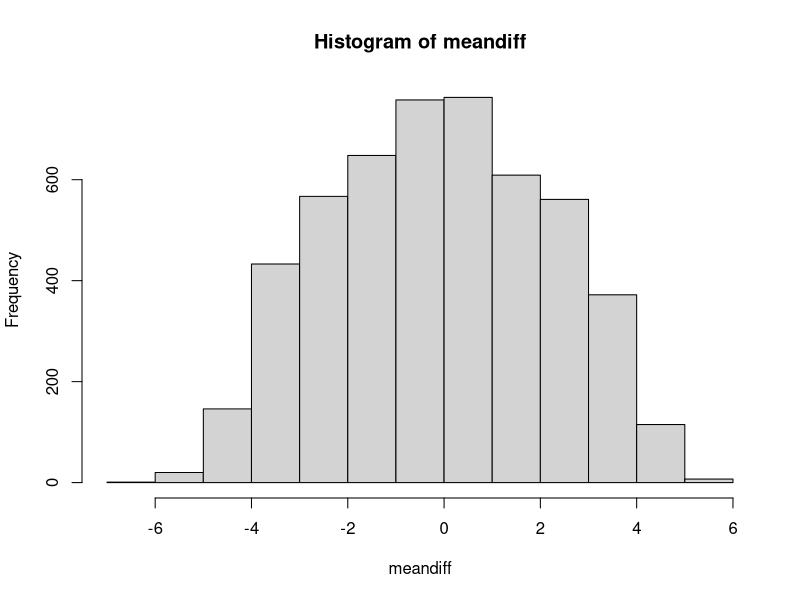
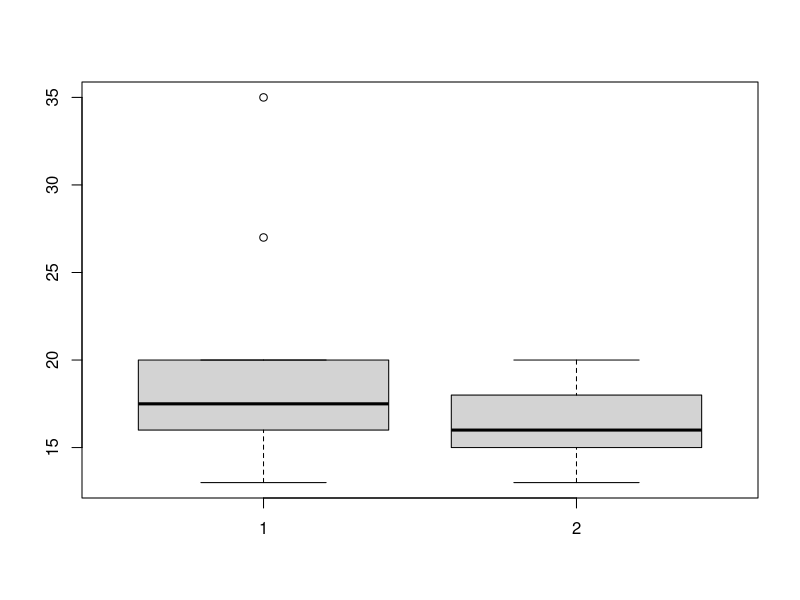
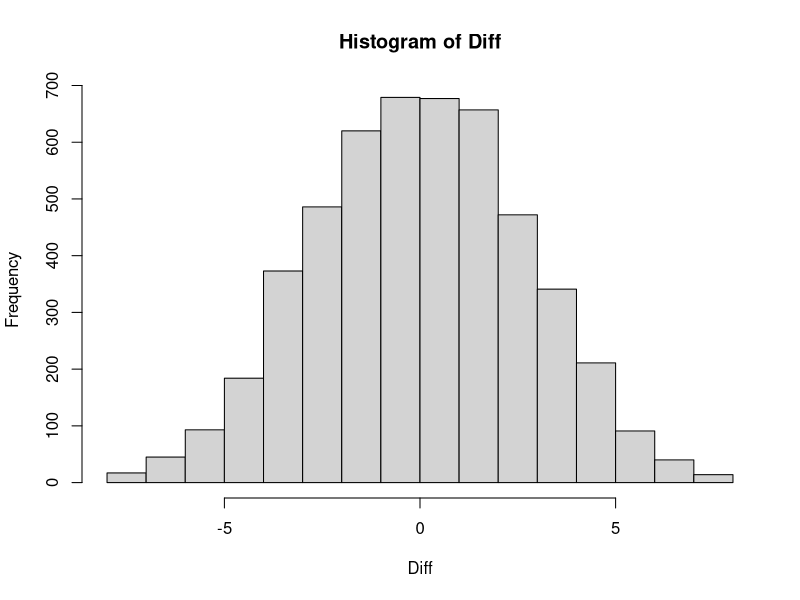
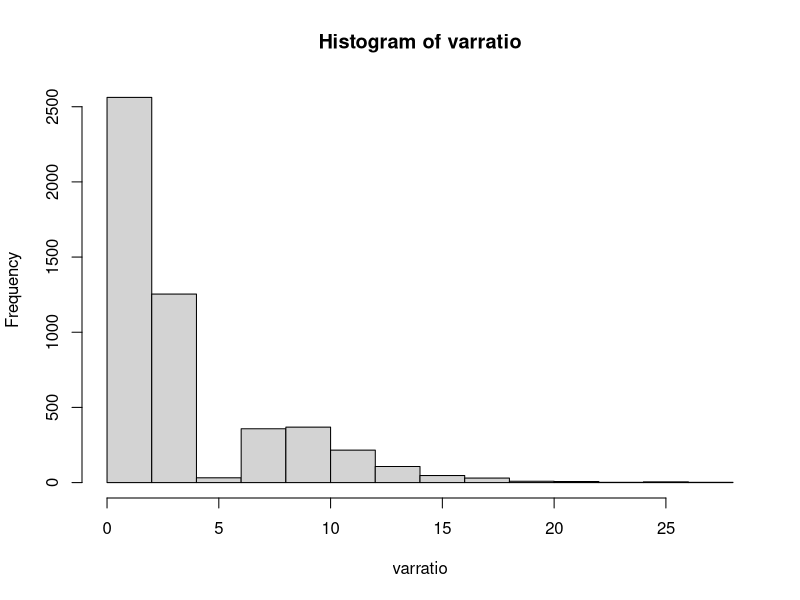

Recreate these plots in R, in order.
## ---- chunk 1
knitr::opts_chunk$set(echo = TRUE)
## ---- chunk 2
#independent samples (resampling mean difference)
EdeprSun=c(15,35,16,18,19,17,27,16,13,20) #ecstasy data
deprSun=c(16,15,20,15,16,13,14,19,18,18)  #alcohol data

comb=c(EdeprSun,deprSun)
obsmeandiff=mean(EdeprSun)-mean(deprSun); obsmeandiff

n=20
n1=10;n2=10
N=5000
meandiff=numeric(N) 
for (i in 1:N) {
  data <- sample(comb, n, replace=FALSE)
  grp1 <- data[1:n1]
  grp2 <- na.omit(data[n1+1: n])
  meandiff[i] <- mean(grp1) - mean(grp2)
}

hist(meandiff)
test=abs(meandiff) 
print((length(test[test >= obsmeandiff]))/N)
boxplot(EdeprSun, deprSun)
var(EdeprSun)
var(deprSun)
## ---- chunk 3
#dependent samples (resample mean difference)
deprSun=c(16,15,20,15,16,13,14,19,18,18)  #alcohol data
deprWed=c(5,6,30,8,9,7,18,17,3,10)  #alcohol
deprdiff=deprWed-deprSun
deprdiff
obsdiff=mean(deprdiff) #use sign for p-value below
N=5000
Diff=numeric(N)
for (i in 1:N) {
  signs=sample(c(1,-1),length(deprdiff),replace=T)
  samp=deprdiff * signs
  Diff[i]=mean(samp)
}
hist(Diff)
## ---- chunk 4
#for finding 1-tailed probabilities for observed mean difference
posp=length(Diff[Diff >= abs(obsdiff)])/N
negp=length(Diff[Diff <= obsdiff])/N
p2tailed=posp + negp
## ---- chunk 5
#independent samples (resampling variance ratio)
obsvarratio=var(EdeprSun)/var(deprSun);obsvarratio #create ratio >1
varratio=numeric(N) 
for (i in 1:N) {
  data <- sample(comb, n, replace=FALSE)
  grp1 <- data[1:n1]
  grp2 <- na.omit(data[n1+1: n])
  varratio[i] <- var(grp1)/var(grp2)
}
hist(varratio)
#for finding 1-tailed probabilities for observed mean difference
posp=length(varratio[varratio >= obsvarratio])/N 
